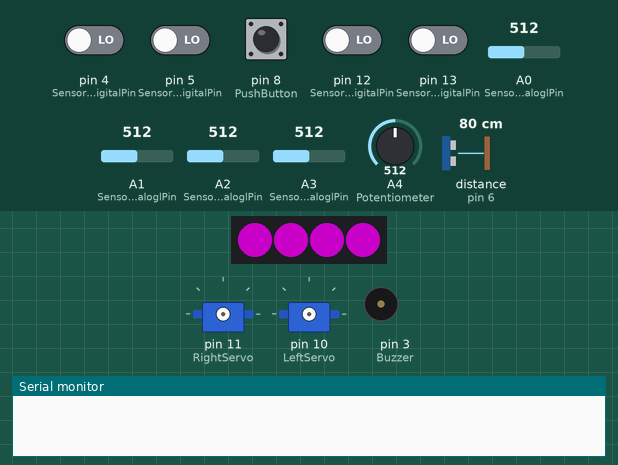
This sketch was run on a simulated Arduino Uno, built with avr-gcc and run on an emulated ATmega328P. Parts: 4 RGB LEDs in strip order, left to right, 2 × servo, buzzer (waves = sounding), the last lines printed to the serial monitor. The test bench sets the inputs (shaded band); at power-on: pin 4 (Sensor4DigitalPin), pin 5 (Sensor3DigitalPin), pin 8 (PushButton), pin 12 (Sensor2DigitalPin), pin 13 (Sensor1DigitalPin) LOW, A0 (Sensor1AnaloglPin) = 512, A1 (Sensor2AnaloglPin) = 512, A2 (Sensor3AnaloglPin) = 512, A3 (Sensor4AnaloglPin) = 512, A4 (Potentiometer) = 512, distance to the obstacle (sensor on pin 6) 80 cm. The echo pulse lasts 58.3 µs per cm; dim RGB values are drawn brighter than linear.

Above: at 1.2 s.
1.3 s: pin 8 (PushButton) pulled HIGH for 3.2 s
At 4.9 s:
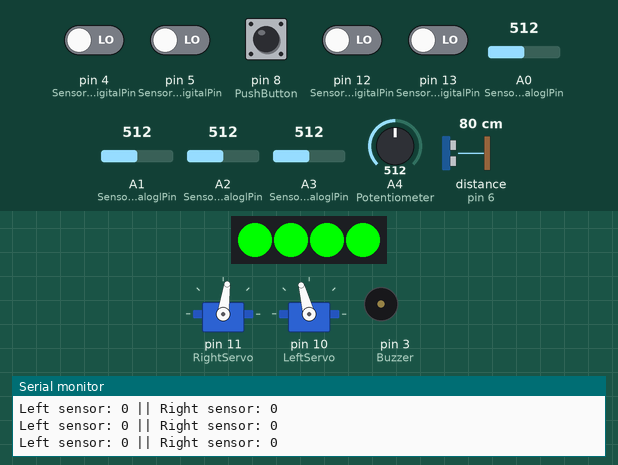
6.0 s: pin 4 (Sensor4DigitalPin) driven HIGH
At 6.4 s:
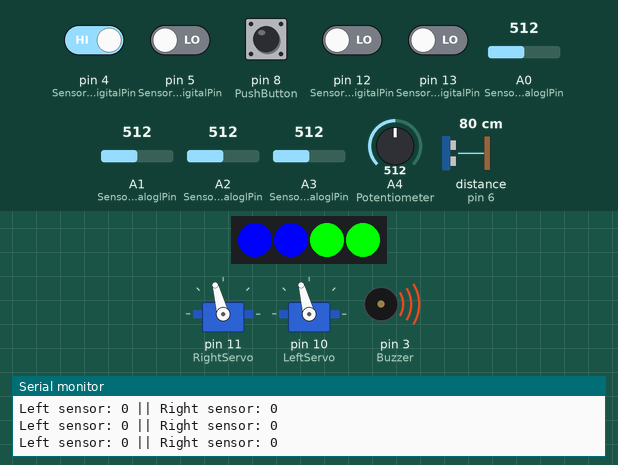
7.5 s: pin 13 (Sensor1DigitalPin) driven HIGH
At 8.6 s:
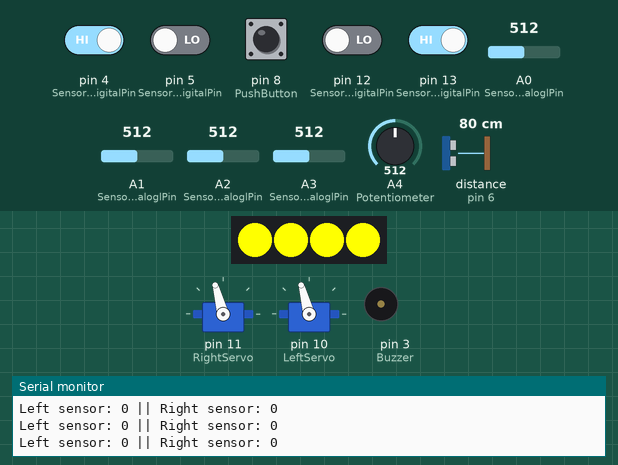
9.0 s: pin 4 (Sensor4DigitalPin) driven LOW
At 9.4 s:
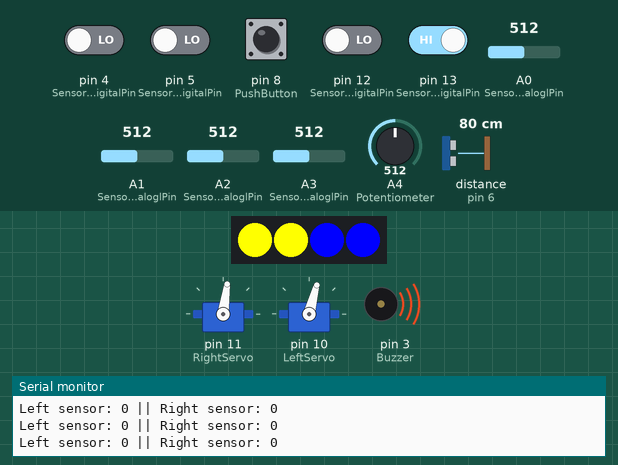
10.5 s: pin 8 (PushButton) pulled HIGH for 0.15 s
At 11.7 s:
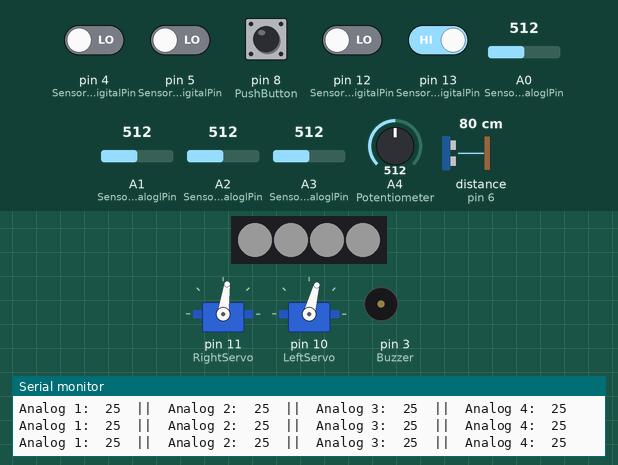
12.2 s: A0 (Sensor1AnaloglPin) set to 22
13.7 s: A0 (Sensor1AnaloglPin) set to 18
At 14.2 s:
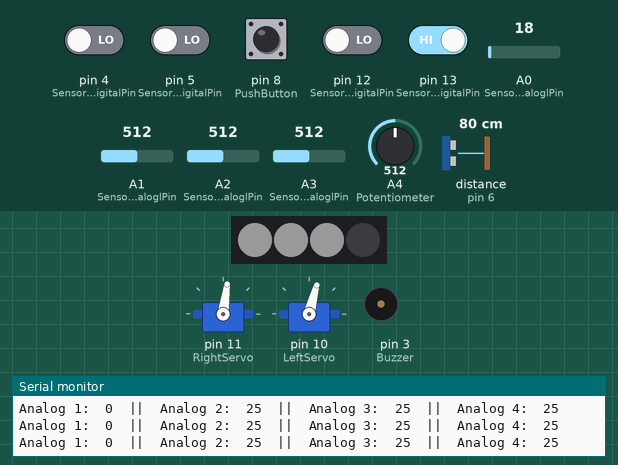
Timing chart, 0 to 16.2 s (numbered marks = the images above; inputs shaded):
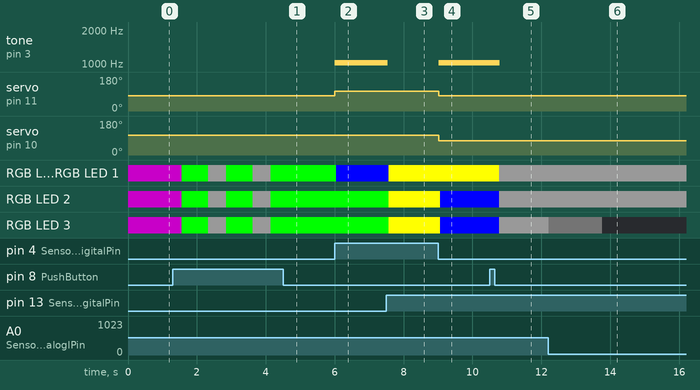

The sketch:

Learningbot_Test_All_Peripheries_6-6-18.ino
```cpp
/*Learning Bot Testing Peripheries Code

   Libraries: Servo, WS2812

   When Uploaded, Learningbot will have 5 states:

   Initial State -  LEDs are pink and none of the peripheries are not being used.
   Learningbot stays still

   Barrier Detector - Learningbot travels until an obsicale or wall is detected via the
   Ultrasonic Ranger. When this happens, Learning will back up and then turn either
   left or Right

   Line Follower - Learningbot will follow a black line. For best results, use black
   vinyl tape.

   Light Follower - When provided enough light, Learningbot will turn in the direction
   of that light soure and follow it.

   Test Analog Inputs - Correlates an LED to the Periphery sensor near it. each LEDs
   brightness is correlated to the analog input from that sensor.

   To change state, simple push the on-board push button.
   In each of these states, the buzzer will turn on when turning or moving backwards.
   The potentiometer affects the buzzer's pitch.

   Neopixel Color Indication:
   Pink - Initial state
   Green - Forward
   Blue - Turning either left or right
   Red- Backward
   Yellow - Stalling

   Citations:
   HCSR04 example code and ws2812 library example code
  light_ws2812 example

  Created: 07.03.2014 12:49:30
   Author: Matthias Riegler
*/
#include <Servo.h>
Servo leftServo, rightServo;
#define RightServo 11
#define LeftServo 10

#include <WS2812.h>
#define numofLEDs 4
WS2812 LED(numofLEDs); // 4 LEDs
cRGB value;
/*
   Arduino pins for peripheries
*/
#define Sensor1DigitalPin 13
#define Sensor2DigitalPin 12
#define Sensor3DigitalPin 5
#define Sensor4DigitalPin 4

#define Sensor1AnaloglPin 0
#define Sensor2AnaloglPin 1
#define Sensor3AnaloglPin 2
#define Sensor4AnaloglPin 3

#define Potentiometer 4//Verified 5-17-18 Analog Pin A4
#define Buzzer 3//Verified

#define PushButton 8
// digital pins for ultrasonic sensor
#define TriggerPin 7
#define EchoPin 6

// values for servos. NOTE: you may have to adjust values based on servo performance
#define LeftServoForward 105 //Should be between 180 and 90
#define RightServoForward 82 //Should be between 90 and 0
#define LeftServoBackward 75 //Should be between 90 and 0
#define RightServoBackward 105 //Should be between 180 and 90
//#define LeftServoForward 120
//#define RightServoForward 60
//#define LeftServoBackward 60
//#define RightServoBackward 120

long duration, distance;

int distanceArray[2];//for comparing distance samples to eradicate sporadic values

int counter = 0;// keeps track of pushbutton and helps turn learning bot "on" and "off"
long prevMillis = 0;//long for "AlternateBackward" timer
bool AlternateLeftRight;
bool AlternateBackward;
bool onOff = false;//boolean to turn learning bot "on" and "off"
bool online = false;//boolean to keep learningbot online within working perameters
bool leftSensor, rightSensor, leftSensor2, rightSensor2;
void setup() {
  LED.setOutput(9);//neopixels connected to pin 9
  pinMode(Sensor1DigitalPin, INPUT);
  pinMode(Sensor2DigitalPin, INPUT);
  pinMode(Sensor3DigitalPin, INPUT);
  pinMode(Sensor4DigitalPin, INPUT);
  pinMode(TriggerPin, OUTPUT); // Sets the TriggerPin as an Output
  pinMode(EchoPin, INPUT); // Sets the EchoPin as an Input
  Serial.begin(9600);
  //This next bit of code is to help the arduino turn ALL neopixels pink from the getgo
  NeopixelsHigh(100, 0, 100, 0, numofLEDs); //pink
  //delay(10);
  NeopixelsHigh(100, 0, 100, 0, numofLEDs); //pink
  //delay(10);
  NeopixelsHigh(100, 0, 100, 0, numofLEDs); //pink
}

void loop() {
  pushButton();
}
void pushButton() {
  if (digitalRead(PushButton)) {
    counter++;
    delay(250);
  }
  if (counter <= 4) {
    switch (counter) {
      case 0:
        onOff = false;
        NeopixelsHigh(100, 0, 100, 0, numofLEDs); //pink
        rightServo.detach();
        leftServo.detach();
        noTone(Buzzer);
        break;
      case 1:
        onOff = true;
        barrierDetector();//function for barrier detection
        //Serial.println("Barrier Detector w/ Ultrasonic Sensor: barrierDetector");
        Serial.print("On: ");
        Serial.print(onOff);
        Serial.print("  ||  Online:  ");
        Serial.print(online);
        Serial.print("  ||  Distance:  ");
        Serial.print(distance);
        Serial.print("  ||  Counter:  ");
        Serial.println(counter);
        break;
      case 2:
        onOff = true;
        leftSensor = !digitalRead(Sensor3DigitalPin);
        rightSensor = !digitalRead(Sensor2DigitalPin);
        lineFollower();// function for running learningbot
        //for troubleshooting lineFollower() function
        //Serial.println("Line Follower w/ Internal IR Sensors : lineFollower1");
        Serial.print("Left sensor: ");
        Serial.print(leftSensor);
        Serial.print(" || Right sensor: ");
        Serial.println(rightSensor);
        break;
      case 3:
        onOff = true;
        leftSensor = digitalRead(Sensor4DigitalPin);
        rightSensor = digitalRead(Sensor1DigitalPin);
        lightFollower();// function for running learningbot
        //for troubleshooting lineFollower() function
        //Serial.println("Line Follower w/ Internal IR Sensors : lineFollower2");
        Serial.print("Left sensor: ");
        Serial.print(leftSensor2);
        Serial.print(" || Right sensor: ");
        Serial.println(rightSensor2);
        break;
      case 4:
        onOff = false;
        testAnalogInput();
        rightServo.detach();
        leftServo.detach();
        noTone(Buzzer);
        break;
    }
  } else {
    counter = 0;
  }
}
void testAnalogInput() {
  /*
     This function tests the analog input of the IR and LDR sensors
     The analog input will affect the brightness of a corresponding
     neopixel near it.
  */
  int analog1 = map((analogRead(Sensor1AnaloglPin)), 0, 1023, 0, 50);
  int analog2 = map((analogRead(Sensor2AnaloglPin)), 0, 1023, 0, 50);
  int analog3 = map((analogRead(Sensor3AnaloglPin)), 0, 1023, 0, 50);
  int analog4 = map((analogRead(Sensor4AnaloglPin)), 0, 1023, 0, 50) ;
  NeopixelsHigh(analog1, analog1, analog1, 3, numofLEDs);
  NeopixelsHigh(analog2, analog2, analog2, 2, 3);
  NeopixelsHigh(analog3, analog3, analog3, 1, 2);
  NeopixelsHigh(analog4, analog4, analog4, 0, 1);
  Serial.print("Analog 1:  ");
  Serial.print(analog1);
  Serial.print("  ||  Analog 2:  ");
  Serial.print(analog2);
  Serial.print("  ||  Analog 3:  ");
  Serial.print(analog3);
  Serial.print("  ||  Analog 4:  ");
  Serial.println(analog4);
  delay(10);
}
void lightFollower() {
  /* Learningbot will follow a black line using two IR sensors
  */
  if (onOff) {
    rightServo.attach(RightServo);
    leftServo.attach(LeftServo);
    online = true;
  }
  else {
    rightServo.detach();
    leftServo.detach();
    NeopixelsOff();
    online = false;
    noTone(Buzzer);
  }
  if (online) {
    if (!leftSensor && !rightSensor) {
      forward();
      noTone(Buzzer);
    }
    else {
      rightServo.attach(RightServo);
      leftServo.attach(LeftServo);
      //alternate();
      if (leftSensor && !rightSensor) {
        left();
        buzzer();
      }
      else if (!leftSensor && rightSensor)  {
        right();
        buzzer();
      }
      else if (leftSensor && rightSensor) {
        stall();
        noTone(Buzzer);
      }
    }
  }
  delay(1);
}
void lineFollower() {
  /* Learningbot will follow a black line using two IR sensors
  */
  if (onOff) {
    rightServo.attach(RightServo);
    leftServo.attach(LeftServo);
    online = true;
  }
  else {
    rightServo.detach();
    leftServo.detach();
    NeopixelsOff();
    online = false;
    noTone(Buzzer);
  }
  if (online) {
    if (!leftSensor && !rightSensor) {
      stall();
      noTone(Buzzer);
    }
    else {
      rightServo.attach(RightServo);
      leftServo.attach(LeftServo);
      //alternate();
      if (leftSensor && !rightSensor) {
        left();
        buzzer();
      }
      else if (!leftSensor && rightSensor)  {
        right();
        buzzer();
      }
      else if (leftSensor && rightSensor) {
        forward();
        noTone(Buzzer);
      }
    }
  }
  delay(1);
}

void barrierDetector() {
  /* Learningbot will go straight untli the ultrasonic sensor detctes a wall
     Potentiometer controls brightness of neopixels
     Pushbutton turns everything "on" or "off"
     Buzzer beeps when wall is detected
  */
  int averageDistance;
  ultrasonicSensor();
  for (int i = 0; i < 2; i ++) {
    distanceArray [i] = distance;
  }
  averageDistance = (distanceArray[0] - distanceArray [1]) / 2;
  if (onOff) {
    if (distance > 4300 || distance < 5) {
      online = false;
    }
    else {
      rightServo.attach(RightServo);
      leftServo.attach(LeftServo);
      online = true;
    }
  }
  else {
    rightServo.detach();
    leftServo.detach();
    NeopixelsOff();
    online = false;
    noTone(Buzzer);
  }
  if (online) {
    if (abs(averageDistance) < 4500 && distance > 15) {
      forward();
      noTone(Buzzer);
    }
    else if (abs(averageDistance) <= 15 && distance <= 15) {
      buzzer();
      left();
      //alternateLeftRightandBackward();
    }
  }
  delay(5);
}
void alternateLeftRightandBackward() {
  bool alternate;
  if (millis() - prevMillis >= 2000) {
    prevMillis = millis();
    AlternateLeftRight = !AlternateLeftRight;
    //Serial.println("backward");
  }
  if (AlternateLeftRight) {
    left();
    Serial.println("left");
  }
  else {
    right();
    Serial.println("right");
  }
}
/*
   DO NOT TOUCH THESE FUNCTIONS
*/
/*
   for neopixels
*/
void NeopixelsOff() {
  value.b = 0; value.g = 0; value.r = 0; // RGB Value -> Blue
  for (int i = 0; i < numofLEDs; i++) {
    LED.set_crgb_at(i, value); // Set value at LED found at index i
    LED.sync(); // Sends the value to the LED
  }
}
void NeopixelsHigh(int r, int g, int b, int lowerLimit, int upperLimit) {
  value.b = b; value.g = g; value.r = r;
  for (int i = lowerLimit; i < upperLimit; i++) {
    LED.set_crgb_at(i, value); // Set value at LED found at index i
    LED.sync(); // Sends the value to the LED
  }
}
void buzzer() {
  int potValue = analogRead(Potentiometer) * 2;
  tone(Buzzer, potValue);
  //Serial.println(potValue);
}
/*
   functions for servo directions, don't touch!
*/
void forward() {
  rightServo.write(RightServoForward);
  leftServo.write(LeftServoForward);
  NeopixelsHigh(0, 255, 0, 0, numofLEDs);//green
  NeopixelsHigh(0, 255, 0, 0, numofLEDs);//green
  NeopixelsHigh(0, 255, 0, 0, numofLEDs);//green
}
void backward() {
  rightServo.write(RightServoBackward);
  leftServo.write(LeftServoBackward);
  NeopixelsHigh(255, 0, 0, 0, numofLEDs);//red
  NeopixelsHigh(255, 0, 0, 0, numofLEDs);//red
  NeopixelsHigh(255, 0, 0, 0, numofLEDs);//red
}
void left() {
  rightServo.write(RightServoBackward);
  leftServo.write(LeftServoForward);
  NeopixelsHigh(0, 0, 255, 0, 2);//blue
  NeopixelsHigh(0, 0, 255, 0, 2);//blue
  NeopixelsHigh(0, 0, 255, 0, 2);//blue
}
void right() {
  rightServo.write(RightServoForward);
  leftServo.write(LeftServoBackward);
  NeopixelsHigh(0, 0, 255, 2, numofLEDs);//blue
  NeopixelsHigh(0, 0, 255, 2, numofLEDs);//blue
  NeopixelsHigh(0, 0, 255, 2, numofLEDs);//blue
}
void stall() {
  rightServo.detach();
  leftServo.detach();
  NeopixelsHigh(255, 255, 0, 0, numofLEDs);//yellow
  NeopixelsHigh(255, 255, 0, 0, numofLEDs);//yellow
  NeopixelsHigh(255, 255, 0, 0, numofLEDs);//yellow
}
/*
   functions for ultrasonic sensor, don't touch!
*/
void ultrasonicSensor() {
  // Clears the TriggerPin
  digitalWrite(TriggerPin, LOW);
  delayMicroseconds(2);
  // Sets the TriggerPin on HIGH state for 10 micro seconds
  digitalWrite(TriggerPin, HIGH);
  delayMicroseconds(10);
  digitalWrite(TriggerPin, LOW);
  // Reads the EchoPin, returns the sound wave travel time in microseconds
  duration = pulseIn(EchoPin, HIGH);
  // Calculating the distance
  distance = duration * 0.034 / 2;
  // Prints the distance on the Serial Monitor

  //  Serial.print("Distance: ");
  //  Serial.println(distance);
}
long microsecondsToInches(long microseconds) {
  // According to Parallax's datasheet for the PING))), there are 73.746
  // microseconds per inch (i.e. sound travels at 1130 feet per second).
  // This gives the distance travelled by the ping, outbound and return,
  // so we divide by 2 to get the distance of the obstacle.
  // See: http://www.parallax.com/dl/docs/prod/acc/28015-PING-v1.3.pdf
  return microseconds / 74 / 2;
}

long microsecondsToCentimeters(long microseconds) {
  // The speed of sound is 340 m/s or 29 microseconds per centimeter.
  // The ping travels out and back, so to find the distance of the object we
  // take half of the distance travelled.
  return microseconds / 29 / 2;
}
```

Measured:
- after the input at 1.3 s, RGB LED 0–3: alternates RGB(25, 25, 25) for 0.52 s and RGB(0, 255, 0) for 0.77 s, 5 changes in all, then stays RGB(0, 255, 0), starting after 0.26 s
- after the input at 6.0 s, tone on pin 3 (Buzzer): silent → 1024 Hz at once; servo on pin 11 (RightServo): 82° → 105° at once; RGB LED 0, RGB LED 1: RGB(0, 255, 0) → RGB(0, 0, 255) at once
- after the input at 7.5 s, tone on pin 3 (Buzzer): 1024 Hz → silent at once; RGB LED 0, RGB LED 1: RGB(0, 0, 255) → RGB(255, 255, 0) after 0.07 s; RGB LED 2, RGB LED 3: RGB(0, 255, 0) → RGB(255, 255, 0) after 0.07 s
- after the input at 9.0 s, tone on pin 3 (Buzzer): silent → 1024 Hz at once; servo on pin 11 (RightServo): 105° → 82° at once; servo on pin 10 (LeftServo): 105° → 75° at once; RGB LED 2, RGB LED 3: RGB(255, 255, 0) → RGB(0, 0, 255) after 0.06 s
- after the input at 10.5 s, tone on pin 3 (Buzzer): 1024 Hz → silent after 0.29 s; RGB LED 0, RGB LED 1: RGB(255, 255, 0) → RGB(25, 25, 25) after 0.28 s; RGB LED 2, RGB LED 3: RGB(0, 0, 255) → RGB(25, 25, 25) after 0.28 s
- after the input at 12.2 s, RGB LED 3: RGB(25, 25, 25) → RGB(1, 1, 1) at once
- after the input at 13.7 s, RGB LED 3: RGB(1, 1, 1) → off after 0.06 s
